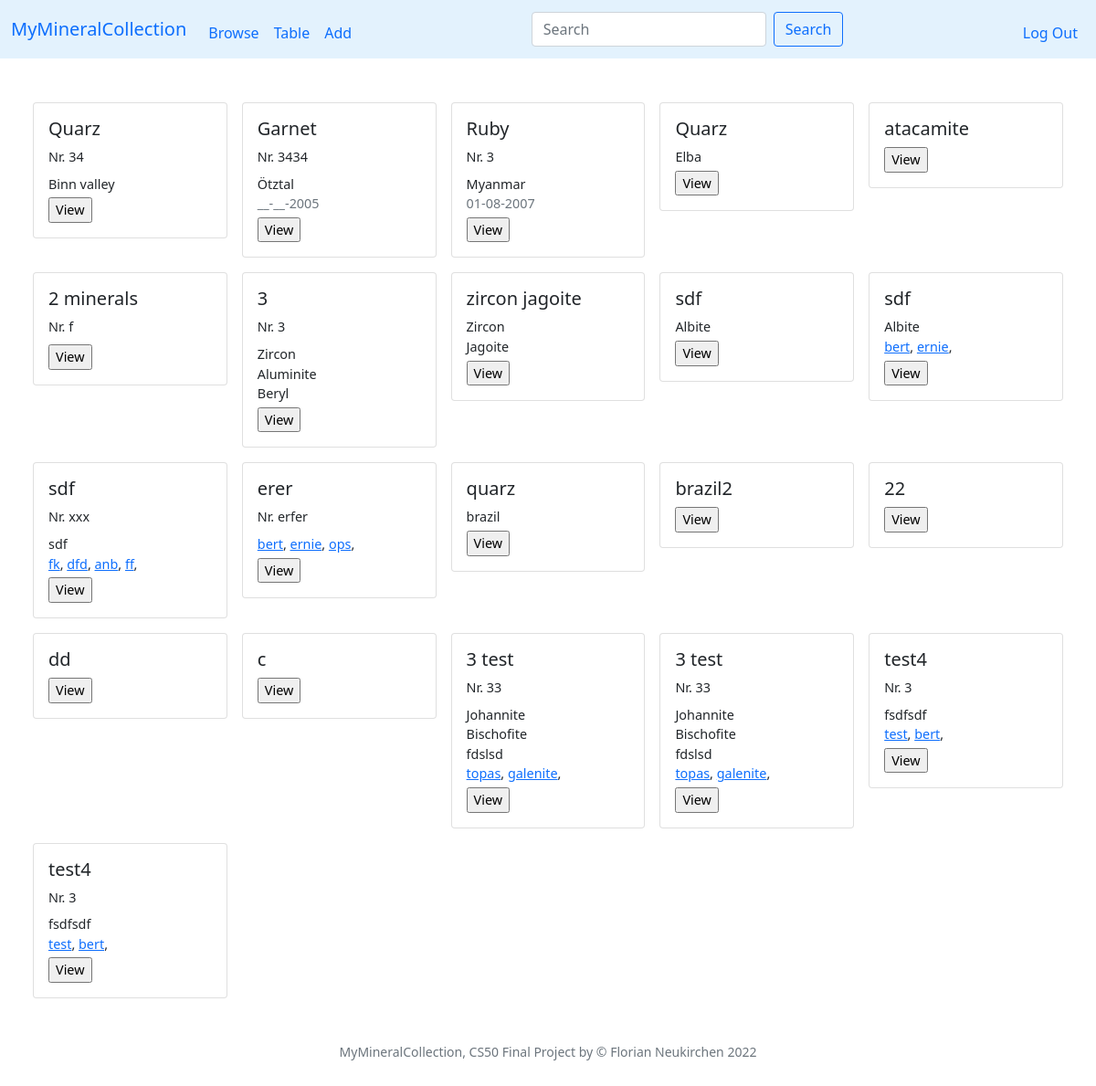
/ (signed in), run on the app's committed database.
### tables this page shows
CREATE TABLE specimen (id INTEGER PRIMARY KEY AUTOINCREMENT NOT NULL, user_id INTEGER NOT NULL, my_id TEXT, title TEXT, locality TEXT, day INTEGER, month INTEGER, year INTEGER, storage TEXT, timestamp TEXT, thumbnail TEXT);

CREATE TABLE minerals (symbol TEXT, name TEXT NOT NULL, chemistry TEXT, elements TEXT, crystal_system TEXT, fleischer TEXT, PRIMARY KEY(symbol));

CREATE TABLE tags (specimen_id INTEGER NOT NULL REFERENCES specimen(id) ON DELETE CASCADE, tag TEXT NOT NULL);

### app.py (the view, shortened to what this page needs)
@app.route("/")
@login_required
def index():
    q = request.args.get("search")
    rows = db.execute("SELECT * FROM specimen WHERE user_id = ?", session["user_id"])
    for row in rows:
        row['minerals'] = db.execute("SELECT minerals.name AS name FROM minerals JOIN specmin ON minerals.symbol = specmin.min_symbol WHERE specmin.specimen_id = ?", row['id'])
        row['tags'] = db.execute("SELECT tags.tag AS tag FROM tags JOIN specimen ON tags.specimen_id = specimen.id WHERE specimen.id = ?", row['id'])
        row['thumb'] = db.execute("SELECT file FROM images JOIN specimen ON images.specimen_id = specimen.id WHERE specimen.id = ?", row['id'])
        if len(row['thumb']) > 0:
            row['thumb'] = row['thumb'][0]
    return render_template("browse.html", rows=rows)

### app.py (called while the page is built)
@app.after_request
def after_request(response):
    response.headers["Cache-Control"] = "no-cache, no-store, must-revalidate"
    response.headers["Expires"] = 0
    response.headers["Pragma"] = "no-cache"
    return response

### helpers.py (called while the page is built)
def login_required(f):
    @wraps(f)
    def decorated_function(*args, **kwargs):
        if session.get("user_id") is None:
            return redirect("/login")
        return f(*args, **kwargs)
    return decorated_function

def date2(value):
    if not value:
        return "__"
    return f"{value:02d}"

def date4(value):
    if not value:
        return "____"
    return f"{value:04d}"

def taglink(value):
    if not value:
        return ""
    html = '<a href="tag?t=' + value + '">' + value + '</a>'
    return html

def addnr(value):
    if not value:
        return ""
    return 'Nr. ' + value

def asthumbright(value):
    if not value:
        return ""
    return '<img src="/thumb/' + value + '" class="thumbr">'

### templates/browse.html (shortened to what this page needs)
{% extends "layout.html" %}
{% block main %}
<div class="container-fluid text-center">
    <div class="container-fluid">
        <div class="row row-cols-1  row-cols-sm-2 row-cols-md-3 row-cols-lg-4 row-cols-xl-5 g-3">
        {% for row in rows %}
        <div class="col">
            <div class="card">
                <div class="card-body text-start size90">
                  <h5 class="card-title">{{ row['title'] }}</h5>
                  <div class="card-text mb-2">{{ row['my_id'] | addnr }}</div>
                  {% for min in row['minerals'] %}
                  <div class="card-text">{{ min['name'] }}</div>
                  {% endfor %}
                  <div class="card-text">{{ row['locality'] }}</div>
                  {% if row['day'] or row['month'] or row['year'] %}
                  <div class="card-text text-muted">{{ row['day'] | date2 }}-{{ row['month'] | date2 }}-{{ row['year'] | date4}}</div>
                  {% endif %}
                  {% for tag in row['tags'] %}
                    {{ tag['tag'] | taglink | safe }},
                  {% endfor %}
                  <form action="/view" class="mt-1">
                    <input type="submit" value="View">
                  </form>
                </div>
              </div>
        </div>
        {% endfor %}
</div>
{% endblock %}

### static/styles.css (style rules this page uses)
.size90 { font-size: 90%; }

### data on the page
specimen: title "Quarz", my_id|addnr "Nr. 34", locality "Binn valley"
specimen: title "Garnet", my_id|addnr "Nr. 3434", locality "Ötztal", day "__", month "__", year "2005"
specimen: title "Ruby", my_id|addnr "Nr. 3", locality "Myanmar", day "01", month "08", year "2007"
specimen: title "Quarz", locality "Elba"
specimen: title "atacamite"
specimen: title "2 minerals", my_id|addnr "Nr. f"
specimen: title "3", my_id|addnr "Nr. 3"
minerals: name "Zircon"
minerals: name "Aluminite"
minerals: name "Beryl"
specimen: title "zircon jagoite"
minerals: name "Jagoite"
specimen: title "sdf"
minerals: name "Albite"
specimen: title "sdf"
tags: tag|taglink "bert"
tags: tag|taglink "ernie"
specimen: title "sdf", my_id|addnr "Nr. xxx", locality "sdf"
tags: tag|taglink "fk"
tags: tag|taglink "dfd"
tags: tag|taglink "anb"
tags: tag|taglink "ff"
specimen: title "erer", my_id|addnr "Nr. erfer"
tags: tag|taglink "bert"
tags: tag|taglink "ernie"
tags: tag|taglink "ops"
specimen: title "quarz", locality "brazil"
specimen: title "brazil2"
specimen: title "22"
specimen: title "dd"
specimen: title "c"
specimen: title "3 test", my_id|addnr "Nr. 33", locality "fdslsd"
minerals: name "Johannite"
minerals: name "Bischofite"
tags: tag|taglink "topas"
tags: tag|taglink "galenite"
specimen: title "3 test", my_id|addnr "Nr. 33", locality "fdslsd"
tags: tag|taglink "topas"
tags: tag|taglink "galenite"
specimen: title "test4", my_id|addnr "Nr. 3", locality "fsdfsdf"
tags: tag|taglink "test"
tags: tag|taglink "bert"
specimen: title "test4", my_id|addnr "Nr. 3", locality "fsdfsdf"
tags: tag|taglink "test"
tags: tag|taglink "bert"
